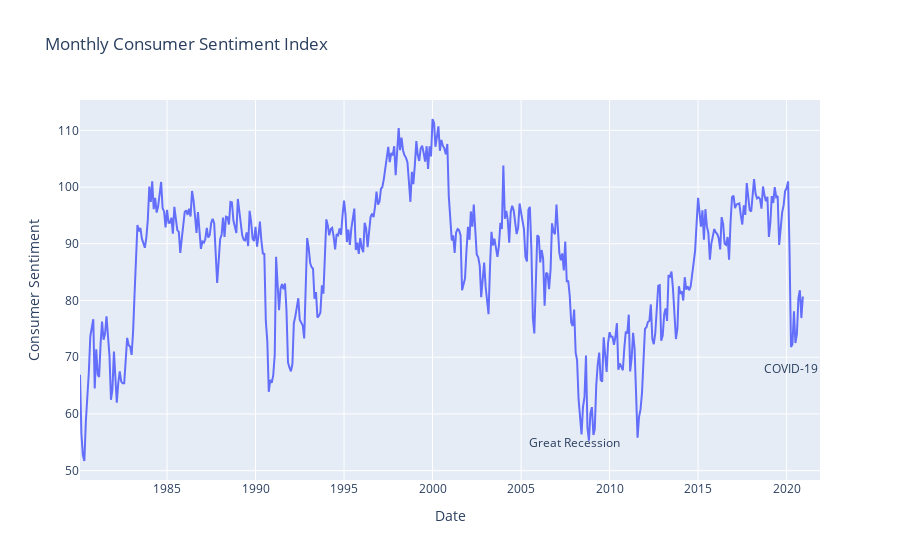

Source (notebook cell):
### Code cell
#create the figure, incorporating lots of aspects of the data
sentiment = data.sort_values("Date").reset_index(drop=True)
sentiment = sentiment[sentiment['Date'] > '1980-01']
fig2 = px.line(sentiment, x="Date", y="consumer_sentiment", 
               labels = {"consumer_sentiment": 'Consumer Sentiment'},
               title = 'Monthly Consumer Sentiment Index')

#https://stackoverflow.com/questions/61441172/why-does-my-x-axis-ticks-are-not-sorted-properly-in-plotly-graph 

fig2.add_annotation(x='2020-04', y=68,
            text="COVID-19",
            showarrow=False,
            arrowhead=0)

fig2.add_annotation(x='2008-01', y=55,
            text="Great Recession",
            showarrow=False,
            arrowhead=0)

#using annotation to highlight interesting moments: 
# https://plotly.com/python/text-and-annotations/ 
fig2.show()
pio.write_html(fig2, file='sentiment.html', auto_open=True)

### Figure 1 — Plotly figure (JSON) as saved in the notebook; plotly's stock layout.template omitted (floating-point values rounded to 4 significant figures; data arrays with more than 128 entries replaced by an {"elided": "..."} marker saying what was removed)
{"data": [{"hovertemplate": "Date=%{x}<br>Consumer Sentiment=%{y}<extra></extra>", "legendgroup": "", "line": {"color": "#636efa", "dash": "solid"}, "mode": "lines", "name": "", "orientation": "v", "showlegend": false, "type": "scatter", "x": {"elided": "492 str values"}, "xaxis": "x", "y": {"elided": "492 float values"}, "yaxis": "y"}], "layout": {"annotations": [{"arrowhead": 0, "showarrow": false, "text": "COVID-19", "x": "2020-04", "y": 68}, {"arrowhead": 0, "showarrow": false, "text": "Great Recession", "x": "2008-01", "y": 55}], "legend": {"tracegroupgap": 0}, "title": {"text": "Monthly Consumer Sentiment Index"}, "xaxis": {"anchor": "y", "domain": [0, 1], "title": {"text": "Date"}}, "yaxis": {"anchor": "x", "domain": [0, 1], "title": {"text": "Consumer Sentiment"}}}}
